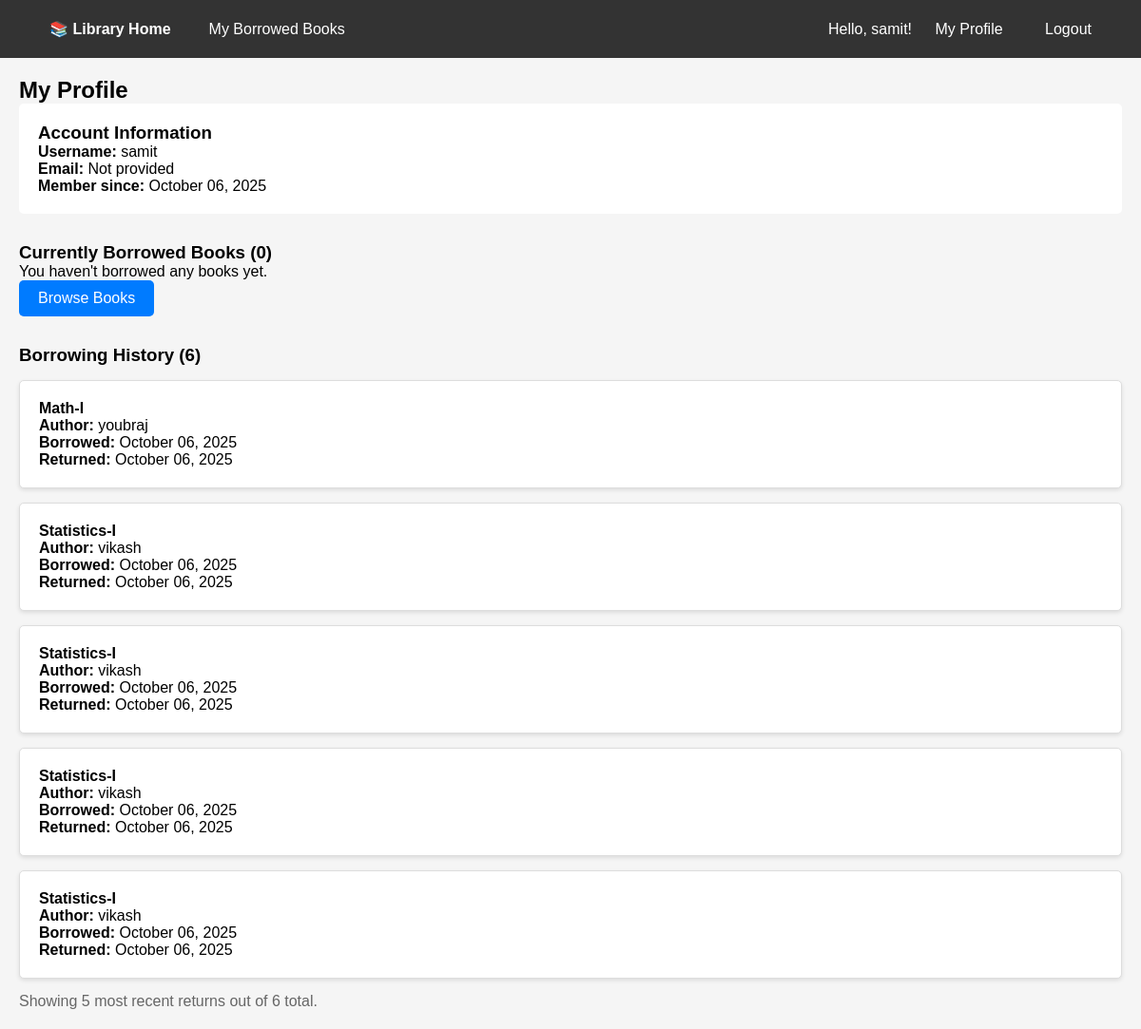
/profile/ (signed in), run on the app's committed database.
### libraryapp/models.py (models this page shows, shortened)
class BorrowRecord(models.Model):
    book = models.ForeignKey(Book, on_delete=models.CASCADE)
    user = models.ForeignKey(User, on_delete=models.CASCADE)
    borrow_date = models.DateField(auto_now_add=True)
    return_date = models.DateField(null=True, blank=True)
    is_returned = models.BooleanField(default=False)

class Book(models.Model):
    title = models.CharField(max_length=200)
    author = models.CharField(max_length=100)
    published_date = models.DateField()
    copies_available = models.IntegerField(default=1)
    description = models.TextField(blank=True)
    no_of_pages=models.IntegerField(max_length=5)
    price=models.IntegerField(max_length=5)
    semester=models.CharField(max_length=100)
    cover_image=models.ImageField(upload_to='media/')
    date_added=models.DateTimeField(default=timezone.now)

### libraryapp/views.py (the view)
# urls.py: path('profile/', views.profile_view, name='profile'),
@login_required
def profile_view(request):
    borrowed_books = BorrowRecord.objects.filter(user=request.user, is_returned=False)
    history = BorrowRecord.objects.filter(user=request.user, is_returned=True).order_by('-return_date')
    return render(request, 'libraryapp/profile.html', {
        'borrowed_books': borrowed_books,
        'history': history
    })

### libraryapp/templates/libraryapp/profile.html
{% extends 'libraryapp/base.html' %}
{% block content %}
<h2>My Profile</h2>
<div style="background: white; padding: 20px; border-radius: 5px; margin-bottom: 30px;">
    <h3>Account Information</h3>
    <p><strong>Username:</strong> {{ user.username }}</p>
    <p><strong>Email:</strong> {{ user.email|default:"Not provided" }}</p>
    <p><strong>Member since:</strong> {{ user.date_joined|date:"F d, Y" }}</p>
</div>
<h3>Currently Borrowed Books ({{ borrowed_books.count }})</h3>
{% if borrowed_books %}
    {% for record in borrowed_books %}
        <div class="book-card">
            <h4>{{ record.book.title }}</h4>
            <p><strong>Author:</strong> {{ record.book.author }}</p>
            <p><strong>Borrowed on:</strong> {{ record.borrow_date|date:"F d, Y" }}</p>
            <div style="margin-top: 10px;">
                <a href="{% url 'borrowed_book_detail' record.pk %}" class="btn">View Details</a>
                <a href="{% url 'book_detail' record.book.pk %}" class="btn" style="background-color: #17a2b8;">Book Info</a>
            </div>
        </div>
    {% endfor %}
    <a href="{% url 'borrowed_books' %}" class="btn" style="margin-top: 10px;">View All Borrowed Books</a>
{% else %}
    <p>You haven't borrowed any books yet.</p>
    <a href="{% url 'book_list' %}" class="btn">Browse Books</a>
{% endif %}
<h3 style="margin-top: 30px;">Borrowing History ({{ history.count }})</h3>
{% if history %}
    {% for record in history|slice:":5" %}
        <div class="book-card">
            <h4>{{ record.book.title }}</h4>
            <p><strong>Author:</strong> {{ record.book.author }}</p>
            <p><strong>Borrowed:</strong> {{ record.borrow_date|date:"F d, Y" }}</p>
            <p><strong>Returned:</strong> {{ record.return_date|date:"F d, Y" }}</p>
        </div>
    {% endfor %}
    {% if history.count > 5 %}
        <p style="margin-top: 10px; color: #666;">Showing 5 most recent returns out of {{ history.count }} total.</p>
    {% endif %}
{% else %}
    <p>No borrowing history yet.</p>
{% endif %}
{% endblock %}

### libraryapp/templates/libraryapp/base.html (shortened to what this page needs)
<!DOCTYPE html>
<html>
<head>
</head>
<body>
    <nav>
        <div class="nav-left">
            <a href="{% url 'book_list' %}"><strong>📚 Library Home</strong></a>
            {% if user.is_authenticated %}
                <a href="{% url 'borrowed_books' %}">My Borrowed Books</a>
            {% endif %}
        </div>
        <div>
            {% if user.is_authenticated %}
                <span class="user-info">Hello, {{ user.username }}!</span>
                <a href="{% url 'profile' %}">My Profile</a>
                <a href="{% url 'logout' %}">Logout</a>
            {% else %}
                <a href="{% url 'login' %}">Login</a>
                <a href="{% url 'register' %}">Register</a>
            {% endif %}
        </div>
    </nav>
    <div class="container">
        {% block content %}{% endblock %}
    </div>
</body>
</html>

### libraryapp/templates/libraryapp/base.html (style rules this page uses)
* { margin: 0; padding: 0; box-sizing: border-box; }
body { font-family: Arial, sans-serif; background-color: #f5f5f5; }
nav { background-color: #333; color: white; padding: 1rem 2rem; display: flex; justify-content: space-between; align-items: center; }
nav a { color: white; text-decoration: none; margin: 0 10px; padding: 5px 10px; }
.nav-left { display: flex; align-items: center; }
.container { max-width: 1200px; margin: 0 auto; padding: 20px; }
.book-card { background: white; border: 1px solid #ddd; padding: 20px; margin: 15px 0; border-radius: 5px; box-shadow: 0 2px 4px rgba(0,0,0,0.1); }
.btn { display: inline-block; padding: 10px 20px; background-color: #007bff; color: white; text-decoration: none; border-radius: 5px; border: none; cursor: pointer; margin-right: 10px; }
.user-info { color: white; }

### data on the page
BorrowRecord: book "Math-I", book.author "youbraj", borrow_date "October 06, 2025", return_date "October 06, 2025"
BorrowRecord: book "Statistics-I", book.author "vikash", borrow_date "October 06, 2025", return_date "October 06, 2025"
BorrowRecord: book "Statistics-I", book.author "vikash", borrow_date "October 06, 2025", return_date "October 06, 2025"
BorrowRecord: book "Statistics-I", book.author "vikash", borrow_date "October 06, 2025", return_date "October 06, 2025"
BorrowRecord: book "Statistics-I", book.author "vikash", borrow_date "October 06, 2025", return_date "October 06, 2025"

### other printed values
{{ user.username }} "samit"
{{ user.email|default:"Not provided" }} "Not provided"
{{ user.date_joined|date:"F d, Y" }} "October 06, 2025"
{{ borrowed_books.count }} "0"
{{ history.count }} "6"
